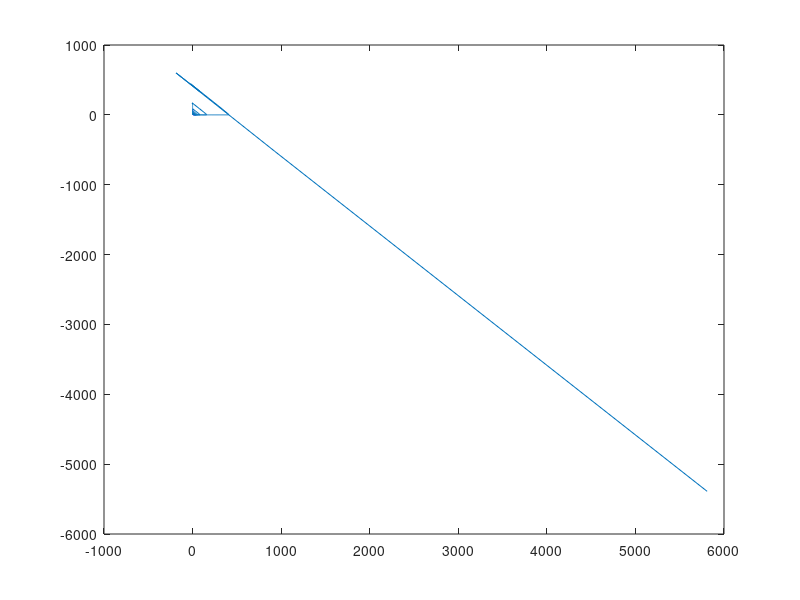

This chart was generated by the following MATLAB code:
load('ExplicitPhase_4_5_100.mat');
IP45 = EcoRecord;

[IP45_R_Size, IP45_C_Size] = size(IP45);
for idx = 1:IP45_R_Size
    IP45_X(idx) = IP45(idx, 1);
    IP45_Y(idx) = IP45(idx, 2);
end


plot(IP45_X, IP45_Y, '-');